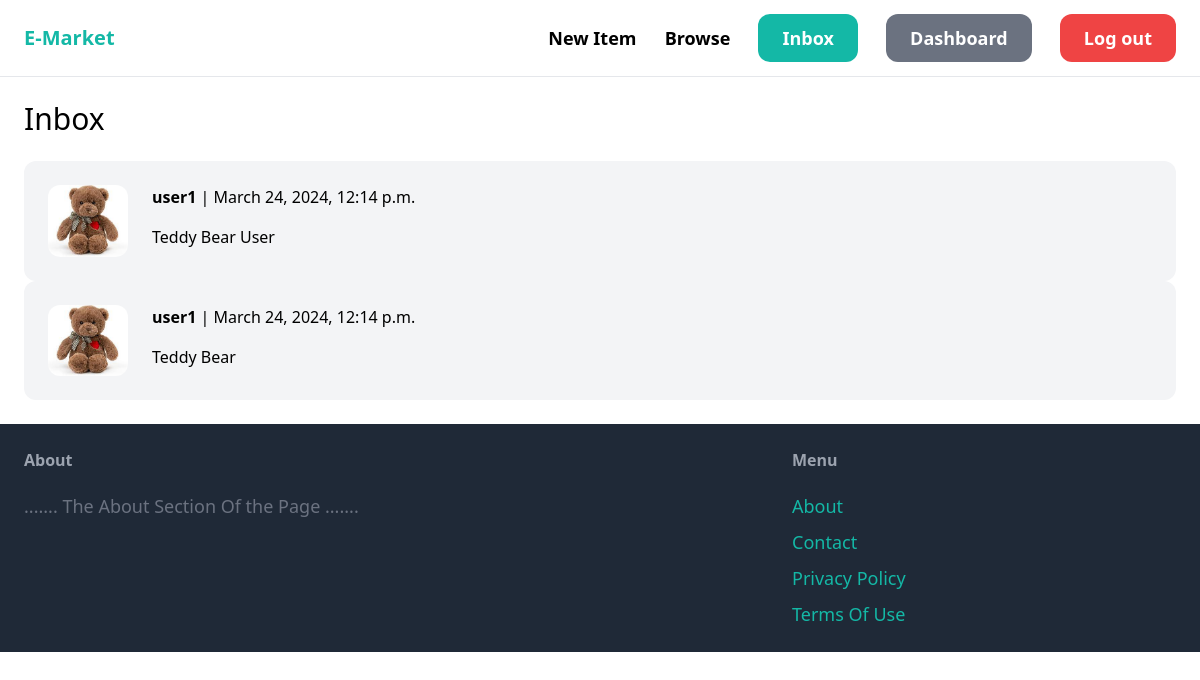
The page /inbox/ (signed in) on the database its author committed.
### conversation/models.py (models this page shows)
class Conversation(models.Model):
    item = models.ForeignKey(Item, related_name='conversations', on_delete=models.CASCADE)
    members = models.ManyToManyField(User, related_name='conversations')
    created_at = models.DateTimeField(auto_now_add=True)
    modified_at = models.DateTimeField(auto_now=True)
    class Meta:
        ordering = ('-modified_at',)

### item/models.py (models this page shows, shortened)
class Item(models.Model):
    category = models.ForeignKey(Category, related_name = "items", on_delete=models.CASCADE)
    name = models.CharField(max_length = 255)
    description = models.TextField(blank=True , null = True)
    price = models.FloatField()
    image = models.ImageField(upload_to="item_images", blank=True , null=True)
    is_sold = models.BooleanField(default = False)
    created_by = models.ForeignKey(User , related_name = "items" , on_delete=models.CASCADE)
    created_at = models.DateTimeField(auto_now_add=True)

### conversation/views.py (the view)
# urls.py: path('', views.inbox, name='inbox'),
@login_required
def inbox(request):
    conversations = Conversation.objects.filter(members__in=[request.user.id])
    return render(request, 'conversation/inbox.html', {
        'conversations': conversations
    })

### conversation/templates/conversation/inbox.html (shortened to what this page needs)
{% extends 'core/base.html' %}
{% block content %}
<h1 class="mb-6 text-3xl">Inbox</h1>
<div class="space-y-6">
    {% for conversation in conversations %}
        <a href="{% url 'conversation:detail' conversation.id %}">
            <div class="p-6 flex bg-gray-100 rounded-xl">
                <div class="pr-6">
                    <img src="{{ conversation.item.image.url }}" class="w-20 rounded-xl">
                </div>
                <div>
                    {% for member in conversation.members.all %}
                        {% if member != request.user %}
                            <p class="mb-4"><strong>{{ member.username }}</strong> | {{ conversation.modified_at }}</p>
                            <p>{{ conversation.item.name }}</p>
                        {% endif %}
                    {% endfor %}
                </div>
            </div>
        </a>
    {% endfor %}
</div>
{% endblock %}

### rows shown on the page
Conversation: item.image (picture), modified_at "March 24, 2024, 12:14 p.m.", item.name "Teddy Bear User"
Conversation: item.image (picture), modified_at "March 24, 2024, 12:14 p.m.", item.name "Teddy Bear"

### other values the page prints
{{ member.username }} "user1"
